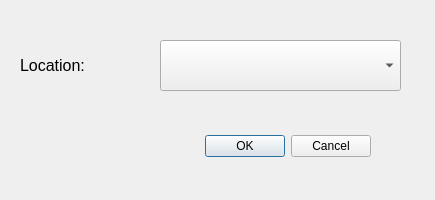
<?xml version="1.0" encoding="UTF-8"?>
<ui version="4.0">
 <class>loadCity</class>
 <widget class="QDialog" name="loadCity">
  <property name="geometry">
   <rect>
    <x>0</x>
    <y>0</y>
    <width>435</width>
    <height>200</height>
   </rect>
  </property>
  <property name="windowTitle">
   <string>Dialog</string>
  </property>
  <widget class="QDialogButtonBox" name="buttonBox">
   <property name="geometry">
    <rect>
     <x>30</x>
     <y>130</y>
     <width>341</width>
     <height>32</height>
    </rect>
   </property>
   <property name="orientation">
    <enum>Qt::Horizontal</enum>
   </property>
   <property name="standardButtons">
    <set>QDialogButtonBox::Cancel|QDialogButtonBox::Ok</set>
   </property>
  </widget>
  <widget class="QComboBox" name="locationName">
   <property name="geometry">
    <rect>
     <x>160</x>
     <y>40</y>
     <width>241</width>
     <height>51</height>
    </rect>
   </property>
  </widget>
  <widget class="QLabel" name="label">
   <property name="geometry">
    <rect>
     <x>20</x>
     <y>20</y>
     <width>141</width>
     <height>91</height>
    </rect>
   </property>
   <property name="font">
    <font>
     <pointsize>12</pointsize>
    </font>
   </property>
   <property name="text">
    <string>Location:</string>
   </property>
  </widget>
 </widget>
 <resources/>
 <connections>
  <connection>
   <sender>buttonBox</sender>
   <signal>accepted()</signal>
   <receiver>loadCity</receiver>
   <slot>accept()</slot>
   <hints>
    <hint type="sourcelabel">
     <x>248</x>
     <y>254</y>
    </hint>
    <hint type="destinationlabel">
     <x>157</x>
     <y>274</y>
    </hint>
   </hints>
  </connection>
  <connection>
   <sender>buttonBox</sender>
   <signal>rejected()</signal>
   <receiver>loadCity</receiver>
   <slot>reject()</slot>
   <hints>
    <hint type="sourcelabel">
     <x>316</x>
     <y>260</y>
    </hint>
    <hint type="destinationlabel">
     <x>286</x>
     <y>274</y>
    </hint>
   </hints>
  </connection>
 </connections>
</ui>
